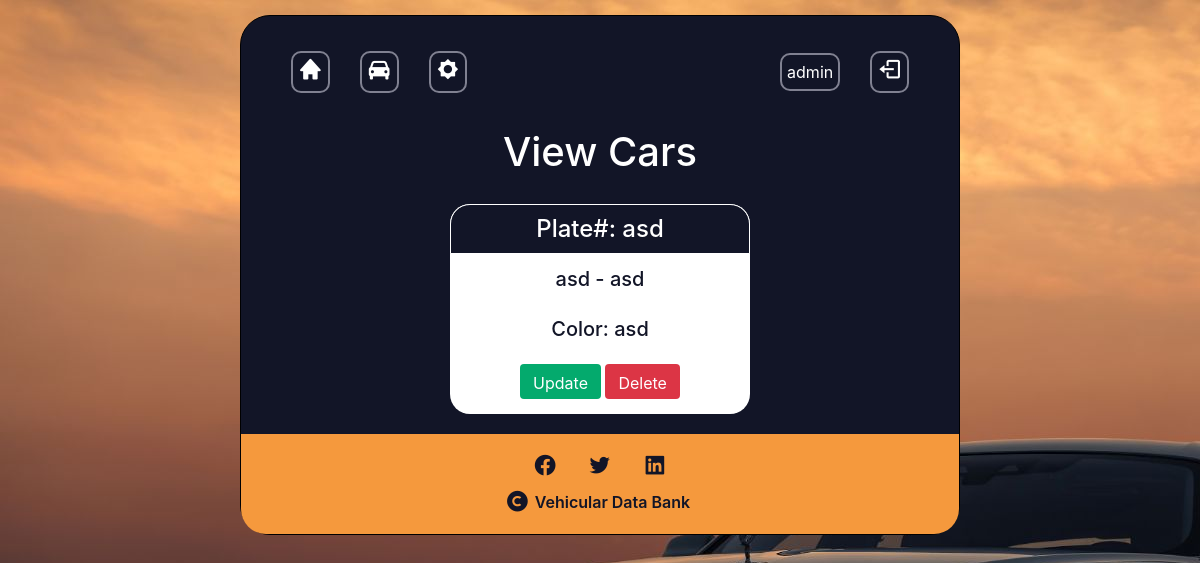
Page /view_car (signed in) on the earlier database version.
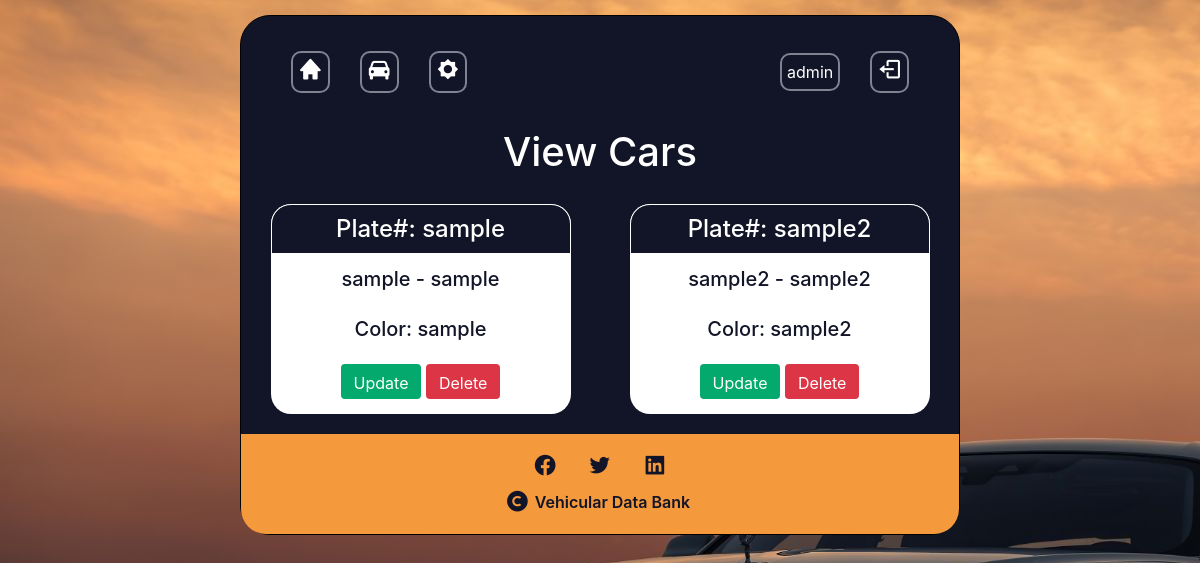
Same page on the later database version.
### website/models.py (models this page shows, shortened)
class Car(models.Model):
    owner = models.ForeignKey(User, default="",on_delete=models.CASCADE, null=True)
    car_model = models.CharField('Car Name', max_length=120)
    car_manufacturer = models.CharField('Car Manufacturer', max_length=120)
    car_color = models.CharField('Car Color', max_length=120)
    plate_num = models.CharField('Plate Number', max_length=20)

### website/views.py (the view)
# urls.py: path('view_car', views.view_car, name="view_car"),
@login_required(login_url="/login_user")
def view_car(request):
    car_owner = request.user # get current user
    car_list = Car.objects.filter(owner = car_owner) # get data of current user
    return render(request, 'view_car.html', {'car_list': car_list})

### website/templates/view_car.html (shortened to what this page needs)
{% extends './header.html'%}
{% block header %} View Cars {% endblock %}
{% block content %}
    <div id="content-view-car">
         {% for car in car_list %}
        <div class="car-items">
              <h3 class="plate-num">Plate#: {{ car.plate_num }} </h3>
              <div class="">
                    <h5 class="car-man">{{ car.car_manufacturer }} - {{ car.car_model }}</h5>
                    <h5 class="car-col">Color: {{ car.car_color }}</h5>
                    <a href="{% url 'update_car' car.id %}" class="btn success">Update</a>
                    <a href="{% url 'delete_car' car.id %}" class="btn delete">Delete</a>
              </div>
        </div>
        {% endfor %}
    </div>
{% endblock %}

### website/templates/header.html (shortened to what this page needs)
<!DOCTYPE html>
<html lang="">
<head>
    {% load static %}
    <link rel="stylesheet" href="{% static 'style.css'%}">
    <link href='https://unpkg.com/boxicons@2.1.2/css/boxicons.min.css' rel='stylesheet'>
    <link rel="stylesheet" href="https://cdn.jsdelivr.net/npm/bootstrap@4.0.0/dist/css/bootstrap.min.css">
</head>
<body>
    <section>
        <header>
             <nav>
                <ul>
                    <div>
                        <div id="left-nav">
                        <li><a href="{% url 'index'%}"><i class='bx bxs-home bx-sm'></i>
                            </a>
                        </li>
                        <li><a href="{% url 'view_car'%}"><i class='bx bxs-car bx-sm' ></i>
                            </a>
                        </li>
                        <li><a href="{% url 'add_car'%}"><i class='bx bxs-brightness bx-sm user'></i>
                            </a>
                        </li>
                        </div>
                    </div>
                    <div>
                        <div id="right-nav">
                            <li><a href="{% url 'index'%}">{{user.username}}</a></li>
                            <li><a href="{% url 'logout_user'%}"><i class='bx bx-log-out bx-sm' ></i>
                                </a>
                            </li>
                        </div>
                    </div>
                </ul>
            </nav>
            <h1>{% block header %} {% endblock %}</h1>
        </header>
        {% block content %}
        {% endblock %}
    <footer>
        <div id="soc-med">
            <ul>
                <li><i class='bx bxl-facebook-circle bx-sm'></i></li>
                <li><i class='bx bxl-twitter bx-sm' ></i></li>
                <li><i class='bx bxl-linkedin-square bx-sm' ></i></li>
            </ul>
            <div class="copyright">
                <i class='bx bxs-copyright bx-sm' ></i>
                 <p>Vehicular Data Bank</p>
            </div>
        </div>
    </footer>
    </section>
</body>
</html>

### website/static/style.css (style rules this page uses)
body { padding-top: 15px; margin: 0; font-family: 'Inter', sans-serif; background: url("car-bg.jpg"); }
section { display: flex; flex-direction: column; background-color: #121527; border: solid black 1px; border-radius: 30px; width: 60%; height: 95%; margin: auto; padding: 0px; position: relative; color: #fff; }
h1 { font-size: 30px; font-weight: 600; color: #f5993d; text-align: center; position: relative; width: 100%; margin-top: -40px; margin-bottom: 0; }
nav { align-items: flex-start; margin-bottom: 0; }
nav ul { display: flex; justify-content: space-between; margin: 0; padding: 25px 30px; flex-wrap: wrap; color: #FFF; }
nav #left-nav, nav #right-nav { display: flex; padding: 10px 5px; text-decoration: none; }
a { color: #fff !important; }
nav ul li { list-style-type: none; margin: auto 15px; border: solid #808191 2px; border-radius: 10px; padding: 5px; position: relative; }
.success { height: 35px; border-radius: 8px; border: none; background-color: #04AA6D; color: #fff; margin-top: 10px; text-decoration: none; padding: 5px 10px; }
.delete { height: 35px; border-radius: 8px; border: none; background-color: #dc3545; color: #fff; margin-top: 10px; text-decoration: none; padding: 5px 10px; }
#content-view-car { display: flex; justify-content: center; flex-wrap: wrap; }
.car-items { border-radius: 20px; width: 300px; margin: 20px auto; text-align: center; padding: 0 0 15px 0; background-color: #fff; }
.plate-num { display: flex; margin: 0; color: #fff; background-color: #121527; border-radius: 20px 20px 0 0; border: solid #fff 1px; height: 50px; align-items: center; justify-content: center; font-size: 1.5rem; }
.car-man, .car-col { display: flex; color: #121527; height: 50px; margin: 0; justify-content: center; align-items: center; font-size: 1.25rem; }
.car-col { color: #121527; }
footer { align-items: flex-end; }
#soc-med { display: flex; flex-direction: column; height: 100px; background-color: #f5993d; border-bottom-left-radius: 25px; border-bottom-right-radius: 25px; color: #121527; font-weight: 600; }
#soc-med ul { display: flex; justify-content: center; padding: 0; margin: 5px 0 8px 0; }
#soc-med ul li { list-style-type: none; margin: 15px 15px 0 15px; }
.copyright { display: flex; justify-content: center; align-items: center; padding: 0; }
.copyright p { margin: 0 5px; }

Differences in the rows shown:
removed Car: plate_num "asd", car_manufacturer "asd", car_model "asd", car_color "asd"
added Car: plate_num "sample", car_manufacturer "sample", car_model "sample", car_color "sample"
added Car: plate_num "sample2", car_manufacturer "sample2", car_model "sample2", car_color "sample2"
